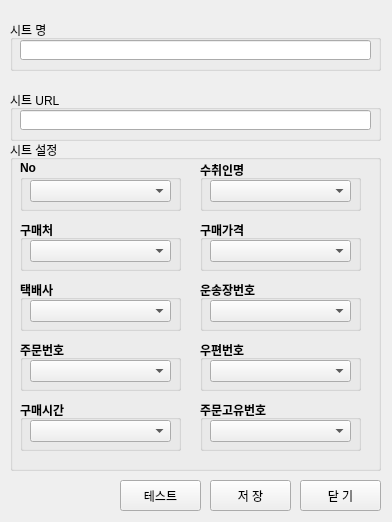
<?xml version="1.0" encoding="UTF-8"?>
<ui version="4.0">
 <class>Form</class>
 <widget class="QWidget" name="Form">
  <property name="windowModality">
   <enum>Qt::NonModal</enum>
  </property>
  <property name="geometry">
   <rect>
    <x>0</x>
    <y>0</y>
    <width>392</width>
    <height>522</height>
   </rect>
  </property>
  <property name="windowTitle">
   <string>Form</string>
  </property>
  <widget class="QPushButton" name="saveBtn">
   <property name="geometry">
    <rect>
     <x>210</x>
     <y>480</y>
     <width>81</width>
     <height>31</height>
    </rect>
   </property>
   <property name="text">
    <string>저 장</string>
   </property>
  </widget>
  <widget class="QPushButton" name="closeBtn">
   <property name="geometry">
    <rect>
     <x>300</x>
     <y>480</y>
     <width>81</width>
     <height>31</height>
    </rect>
   </property>
   <property name="text">
    <string>닫 기</string>
   </property>
  </widget>
  <widget class="QGroupBox" name="groupBox">
   <property name="geometry">
    <rect>
     <x>10</x>
     <y>20</y>
     <width>371</width>
     <height>51</height>
    </rect>
   </property>
   <property name="title">
    <string>시트 명</string>
   </property>
   <widget class="QLineEdit" name="input_sheetname">
    <property name="geometry">
     <rect>
      <x>10</x>
      <y>20</y>
      <width>351</width>
      <height>20</height>
     </rect>
    </property>
   </widget>
  </widget>
  <widget class="QGroupBox" name="groupBox_2">
   <property name="geometry">
    <rect>
     <x>10</x>
     <y>90</y>
     <width>371</width>
     <height>51</height>
    </rect>
   </property>
   <property name="title">
    <string>시트 URL</string>
   </property>
   <widget class="QLineEdit" name="input_sheeturl">
    <property name="geometry">
     <rect>
      <x>10</x>
      <y>20</y>
      <width>351</width>
      <height>20</height>
     </rect>
    </property>
   </widget>
  </widget>
  <widget class="QGroupBox" name="groupBox_3">
   <property name="geometry">
    <rect>
     <x>10</x>
     <y>140</y>
     <width>371</width>
     <height>331</height>
    </rect>
   </property>
   <property name="title">
    <string>시트 설정</string>
   </property>
   <widget class="QGroupBox" name="groupBox_4">
    <property name="geometry">
     <rect>
      <x>10</x>
      <y>20</y>
      <width>161</width>
      <height>51</height>
     </rect>
    </property>
    <property name="font">
     <font>
      <weight>75</weight>
      <bold>true</bold>
     </font>
    </property>
    <property name="title">
     <string>No</string>
    </property>
    <widget class="QComboBox" name="comboBox">
     <property name="geometry">
      <rect>
       <x>10</x>
       <y>20</y>
       <width>141</width>
       <height>22</height>
      </rect>
     </property>
    </widget>
   </widget>
   <widget class="QGroupBox" name="groupBox_5">
    <property name="geometry">
     <rect>
      <x>190</x>
      <y>20</y>
      <width>161</width>
      <height>51</height>
     </rect>
    </property>
    <property name="font">
     <font>
      <weight>75</weight>
      <bold>true</bold>
     </font>
    </property>
    <property name="title">
     <string>수취인명</string>
    </property>
    <widget class="QComboBox" name="comboBox_2">
     <property name="geometry">
      <rect>
       <x>10</x>
       <y>20</y>
       <width>141</width>
       <height>22</height>
      </rect>
     </property>
    </widget>
   </widget>
   <widget class="QGroupBox" name="groupBox_6">
    <property name="geometry">
     <rect>
      <x>10</x>
      <y>80</y>
      <width>161</width>
      <height>51</height>
     </rect>
    </property>
    <property name="font">
     <font>
      <weight>75</weight>
      <bold>true</bold>
     </font>
    </property>
    <property name="title">
     <string>구매처</string>
    </property>
    <widget class="QComboBox" name="comboBox_3">
     <property name="geometry">
      <rect>
       <x>10</x>
       <y>20</y>
       <width>141</width>
       <height>22</height>
      </rect>
     </property>
    </widget>
   </widget>
   <widget class="QGroupBox" name="groupBox_7">
    <property name="geometry">
     <rect>
      <x>190</x>
      <y>80</y>
      <width>161</width>
      <height>51</height>
     </rect>
    </property>
    <property name="font">
     <font>
      <weight>75</weight>
      <bold>true</bold>
     </font>
    </property>
    <property name="title">
     <string>구매가격</string>
    </property>
    <widget class="QComboBox" name="comboBox_4">
     <property name="geometry">
      <rect>
       <x>10</x>
       <y>20</y>
       <width>141</width>
       <height>22</height>
      </rect>
     </property>
    </widget>
   </widget>
   <widget class="QGroupBox" name="groupBox_8">
    <property name="geometry">
     <rect>
      <x>10</x>
      <y>140</y>
      <width>161</width>
      <height>51</height>
     </rect>
    </property>
    <property name="font">
     <font>
      <weight>75</weight>
      <bold>true</bold>
     </font>
    </property>
    <property name="title">
     <string>택배사</string>
    </property>
    <widget class="QComboBox" name="comboBox_5">
     <property name="geometry">
      <rect>
       <x>10</x>
       <y>20</y>
       <width>141</width>
       <height>22</height>
      </rect>
     </property>
    </widget>
   </widget>
   <widget class="QGroupBox" name="groupBox_9">
    <property name="geometry">
     <rect>
      <x>190</x>
      <y>140</y>
      <width>161</width>
      <height>51</height>
     </rect>
    </property>
    <property name="font">
     <font>
      <weight>75</weight>
      <bold>true</bold>
     </font>
    </property>
    <property name="title">
     <string>운송장번호</string>
    </property>
    <widget class="QComboBox" name="comboBox_7">
     <property name="geometry">
      <rect>
       <x>10</x>
       <y>20</y>
       <width>141</width>
       <height>22</height>
      </rect>
     </property>
    </widget>
   </widget>
   <widget class="QGroupBox" name="groupBox_10">
    <property name="geometry">
     <rect>
      <x>10</x>
      <y>200</y>
      <width>161</width>
      <height>51</height>
     </rect>
    </property>
    <property name="font">
     <font>
      <weight>75</weight>
      <bold>true</bold>
     </font>
    </property>
    <property name="title">
     <string>주문번호</string>
    </property>
    <widget class="QComboBox" name="comboBox_8">
     <property name="geometry">
      <rect>
       <x>10</x>
       <y>20</y>
       <width>141</width>
       <height>22</height>
      </rect>
     </property>
    </widget>
   </widget>
   <widget class="QGroupBox" name="groupBox_11">
    <property name="geometry">
     <rect>
      <x>190</x>
      <y>200</y>
      <width>161</width>
      <height>51</height>
     </rect>
    </property>
    <property name="font">
     <font>
      <weight>75</weight>
      <bold>true</bold>
     </font>
    </property>
    <property name="title">
     <string>우편번호</string>
    </property>
    <widget class="QComboBox" name="comboBox_9">
     <property name="geometry">
      <rect>
       <x>10</x>
       <y>20</y>
       <width>141</width>
       <height>22</height>
      </rect>
     </property>
    </widget>
   </widget>
   <widget class="QGroupBox" name="groupBox_12">
    <property name="geometry">
     <rect>
      <x>10</x>
      <y>260</y>
      <width>161</width>
      <height>51</height>
     </rect>
    </property>
    <property name="font">
     <font>
      <weight>75</weight>
      <bold>true</bold>
     </font>
    </property>
    <property name="title">
     <string>구매시간</string>
    </property>
    <widget class="QComboBox" name="comboBox_10">
     <property name="geometry">
      <rect>
       <x>10</x>
       <y>20</y>
       <width>141</width>
       <height>22</height>
      </rect>
     </property>
    </widget>
   </widget>
   <widget class="QGroupBox" name="groupBox_13">
    <property name="geometry">
     <rect>
      <x>190</x>
      <y>260</y>
      <width>161</width>
      <height>51</height>
     </rect>
    </property>
    <property name="font">
     <font>
      <weight>75</weight>
      <bold>true</bold>
     </font>
    </property>
    <property name="title">
     <string>주문고유번호</string>
    </property>
    <widget class="QComboBox" name="comboBox_11">
     <property name="geometry">
      <rect>
       <x>10</x>
       <y>20</y>
       <width>141</width>
       <height>22</height>
      </rect>
     </property>
    </widget>
   </widget>
  </widget>
  <widget class="QPushButton" name="testBtn">
   <property name="geometry">
    <rect>
     <x>120</x>
     <y>480</y>
     <width>81</width>
     <height>31</height>
    </rect>
   </property>
   <property name="text">
    <string>테스트</string>
   </property>
  </widget>
 </widget>
 <resources/>
 <connections/>
</ui>
